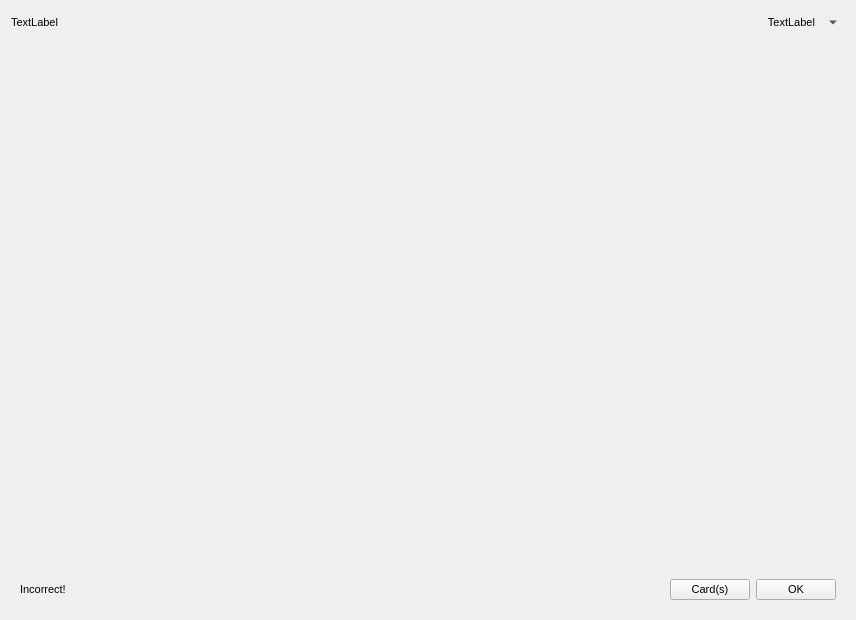
<?xml version="1.0" encoding="UTF-8"?>
<ui version="4.0">
 <class>Practice</class>
 <widget class="QWidget" name="Practice">
  <property name="geometry">
   <rect>
    <x>0</x>
    <y>0</y>
    <width>856</width>
    <height>620</height>
   </rect>
  </property>
  <property name="font">
   <font>
    <pointsize>8</pointsize>
   </font>
  </property>
  <property name="windowTitle">
   <string>Form</string>
  </property>
  <layout class="QGridLayout" name="gridLayout">
   <item row="1" column="0" rowspan="15">
    <layout class="QVBoxLayout" name="verticalLayout">
     <property name="sizeConstraint">
      <enum>QLayout::SetDefaultConstraint</enum>
     </property>
     <property name="topMargin">
      <number>0</number>
     </property>
     <item>
      <widget class="QWidget" name="widget" native="true"/>
     </item>
    </layout>
   </item>
   <item row="0" column="0">
    <layout class="QHBoxLayout" name="horizontalLayout">
     <item>
      <widget class="QLabel" name="labelLeft">
       <property name="text">
        <string>TextLabel</string>
       </property>
       <property name="margin">
        <number>5</number>
       </property>
      </widget>
     </item>
     <item>
      <spacer name="horizontalSpacer">
       <property name="orientation">
        <enum>Qt::Horizontal</enum>
       </property>
       <property name="sizeHint" stdset="0">
        <size>
         <width>40</width>
         <height>20</height>
        </size>
       </property>
      </spacer>
     </item>
     <item>
      <widget class="QLabel" name="labelRight">
       <property name="text">
        <string>TextLabel</string>
       </property>
       <property name="alignment">
        <set>Qt::AlignRight|Qt::AlignTrailing|Qt::AlignVCenter</set>
       </property>
       <property name="margin">
        <number>5</number>
       </property>
      </widget>
     </item>
     <item>
      <widget class="QToolButton" name="toolButton">
       <property name="font">
        <font>
         <pointsize>8</pointsize>
        </font>
       </property>
       <property name="text">
        <string>...</string>
       </property>
       <property name="popupMode">
        <enum>QToolButton::InstantPopup</enum>
       </property>
       <property name="autoRaise">
        <bool>true</bool>
       </property>
       <property name="arrowType">
        <enum>Qt::DownArrow</enum>
       </property>
      </widget>
     </item>
    </layout>
   </item>
   <item row="16" column="0">
    <widget class="QWidget" name="horizontalWidget" native="true">
     <layout class="QHBoxLayout" name="wrongArea">
      <item>
       <widget class="QLabel" name="label">
        <property name="text">
         <string>Incorrect!</string>
        </property>
       </widget>
      </item>
      <item>
       <spacer name="horizontalSpacer_2">
        <property name="orientation">
         <enum>Qt::Horizontal</enum>
        </property>
        <property name="sizeHint" stdset="0">
         <size>
          <width>40</width>
          <height>20</height>
         </size>
        </property>
       </spacer>
      </item>
      <item>
       <widget class="QPushButton" name="cardsButton">
        <property name="text">
         <string>Card(s)</string>
        </property>
       </widget>
      </item>
      <item>
       <widget class="QPushButton" name="pushButton">
        <property name="text">
         <string>OK</string>
        </property>
        <property name="autoDefault">
         <bool>false</bool>
        </property>
        <property name="default">
         <bool>false</bool>
        </property>
        <property name="flat">
         <bool>false</bool>
        </property>
       </widget>
      </item>
     </layout>
    </widget>
   </item>
  </layout>
 </widget>
 <resources/>
 <connections/>
</ui>
